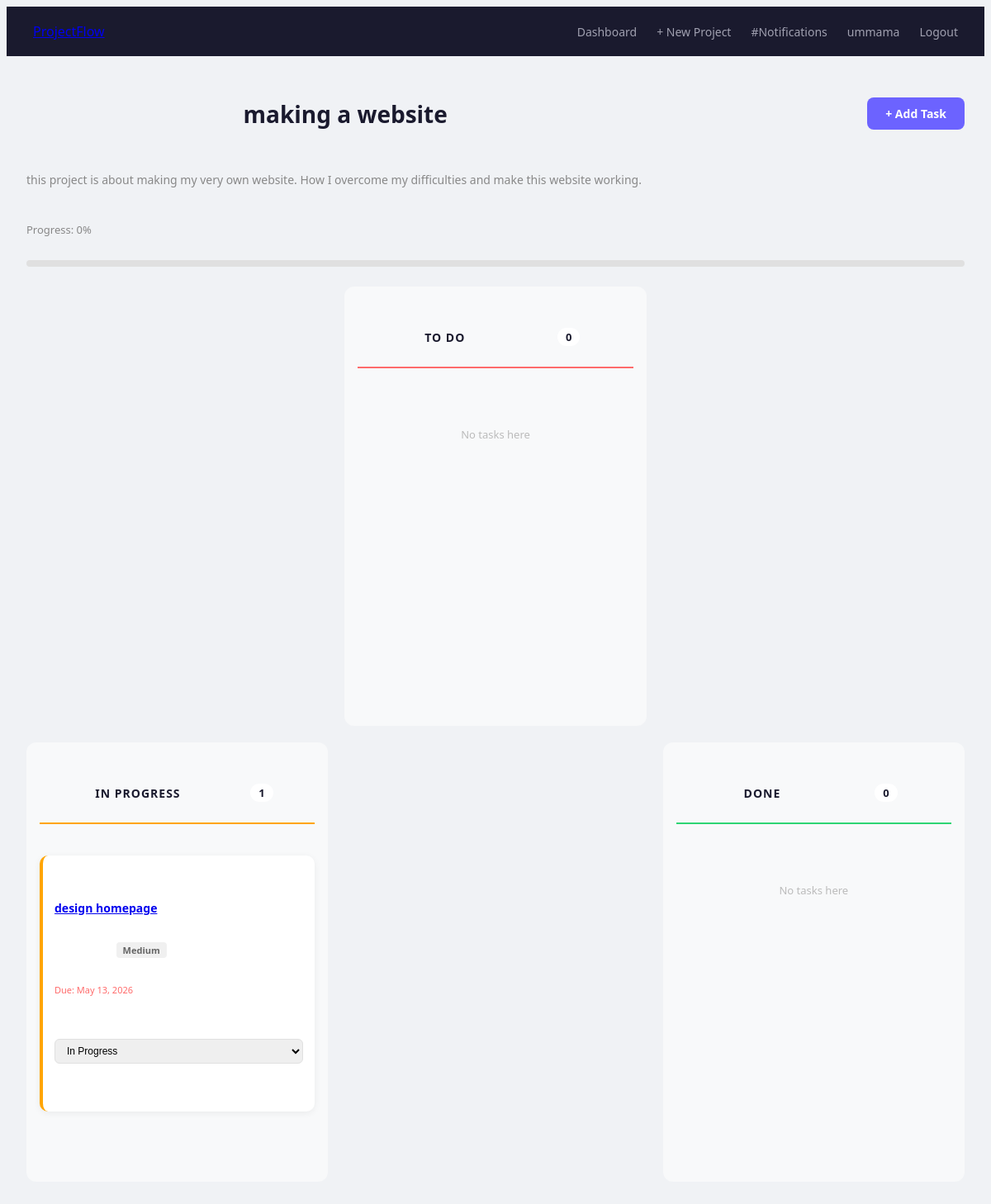
The app's page /project/2/ (signed in) with its own data.
### projects/models.py (models this page shows)
class Project(models.Model):
    title=models.CharField(max_length=200)
    description =models.TextField(blank=True)
    owner=models.ForeignKey(User,on_delete=models.CASCADE,related_name='owned_projects')
    members=models.ManyToManyField(User,related_name='memeber_projects',blank=True)
    created_at=models.DateTimeField(auto_now_add=True)

class Task(models.Model):
    STATUS_CHOICES=[('todo','To Do'),('inprogress','In Progress'),('done','Done'),]
    PRIORITY_CHOICES = [('low', 'Low'),('medium', 'Medium'),('high', 'High'),('urgent', 'Urgent'),]
    project = models.ForeignKey(Project, on_delete=models.CASCADE, related_name='tasks')
    title = models.CharField(max_length=200)
    description = models.TextField(blank=True)
    assigned_to = models.ForeignKey(User, on_delete=models.SET_NULL, null=True, blank=True, related_name='assigned_tasks')
    status = models.CharField(max_length=20, choices=STATUS_CHOICES, default='todo')
    priority = models.CharField(max_length=20, choices=PRIORITY_CHOICES, default='medium')
    due_date = models.DateField(null=True, blank=True)
    created_at = models.DateTimeField(auto_now_add=True)

### projects/views.py (the view)
# urls.py: path('project/<int:pk>/', views.project_detail, name='project_detail'),
@login_required
def project_detail(request, pk):
    project = get_object_or_404(Project, pk=pk)
    todo_tasks = project.tasks.filter(status='todo')
    inprogress_tasks = project.tasks.filter(status='inprogress')
    done_tasks = project.tasks.filter(status='done')
    members = project.members.all()
    total_tasks = project.tasks.count()
    done_count = done_tasks.count()
    progress = int((done_count / total_tasks) * 100) if total_tasks > 0 else 0
    context = {'project': project,'todo_tasks': todo_tasks,'inprogress_tasks': inprogress_tasks,'done_tasks': done_tasks,'members': members,'progress': progress,}
    return render(request, 'projects/project_detail.html', context)

### templates/projects/project_detail.html (shortened to what this page needs)
{% extends 'base.html' %}
{% block content %}
<div class="page-header">
    <h1>{{ project.title }}</h1>
    <a href="{% url 'create_task' project.pk %}" class="btn-primary">+ Add Task</a>
</div>
<p class="project-desc">{{ project.description }}</p>
<div class="progress-section">
    <span>Progress: {{ progress }}%</span>
    <div class="progress-bar">
    </div>
</div>
<div class="kanban-board">
    <div class="kanban-column">
        <div class="column-header todo">
            <h3>To Do</h3>
            <span class="task-count">{{ todo_tasks.count }}</span>
        </div>
        {% for task in todo_tasks %}
        <div class="task-card priority-{{ task.priority }}">
            <a href="{% url 'task_detail' task.pk %}"><h4>{{ task.title }}</h4></a>
            <div class="task-meta">
                <span class="priority-badge">{{ task.priority }}</span>
                {% if task.assigned_to %}
                <span class="assignee">{{ task.assigned_to.username }}</span>
                {% endif %}
            </div>
            {% if task.due_date %}
            <span class="due-date">Due: {{ task.due_date }}</span>
            {% endif %}
            <form method="post" action="{% url 'update_task_status' task.pk %}">
                {% csrf_token %}
                <select name="status" onchange="this.form.submit()">
                    <option value="todo" selected>To Do</option>
                    <option value="inprogress">In Progress</option>
                    <option value="done">Done</option>
                </select>
            </form>
        </div>
        {% empty %}
        <p class="empty-col">No tasks here</p>
        {% endfor %}
    </div>
    <div class="kanban-column">
        <div class="column-header inprogress">
            <h3>In Progress</h3>
            <span class="task-count">{{ inprogress_tasks.count }}</span>
        </div>
        {% for task in inprogress_tasks %}
        <div class="task-card priority-{{ task.priority }}">
            <a href="{% url 'task_detail' task.pk %}"><h4>{{ task.title }}</h4></a>
            <div class="task-meta">
                <span class="priority-badge">{{ task.priority }}</span>
            </div>
            {% if task.due_date %}
            <span class="due-date">Due: {{ task.due_date }}</span>
            {% endif %}
            <form method="post" action="{% url 'update_task_status' task.pk %}">
                <select name="status" onchange="this.form.submit()">
                    <option value="inprogress" selected>In Progress</option>
                </select>
            </form>
        </div>
        {% empty %}
        <p class="empty-col">No tasks here</p>
        {% endfor %}
    </div>
    <div class="kanban-column">
        <div class="column-header done">
            <h3>Done</h3>
            <span class="task-count">{{ done_tasks.count }}</span>
        </div>
        {% for task in done_tasks %}
        <div class="task-card priority-{{ task.priority }}">
            <a href="{% url 'task_detail' task.pk %}"><h4>{{ task.title }}</h4></a>
            <div class="task-meta">
                <span class="priority-badge">{{ task.priority }}</span>
                {% if task.assigned_to %}
                <span class="assignee">{{ task.assigned_to.username }}</span>
                {% endif %}
            </div>
            <form method="post" action="{% url 'update_task_status' task.pk %}">
                {% csrf_token %}
                <select name="status" onchange="this.form.submit()">
                    <option value="todo">To Do</option>
                    <option value="inprogress">In Progress</option>
                    <option value="done" selected>Done</option>
                </select>
            </form>
        </div>
        {% empty %}
        <p class="empty-col">No tasks here</p>
        {% endfor %}
    </div>
</div>
{% endblock %}

### templates/base.html (shortened to what this page needs)
{% load static %}
<!DOCTYPE html>
<html lang="en">
<head>
    {% load static %}
    <link rel="stylesheet" href="{% static 'css/style.css' %}">
</head>
<body>
    {% if user.is_authenticated %}
    <nav class="navbar">
        <div class="nav-brand">
            <a href="{% url 'dashboard' %}">ProjectFlow</a>
        </div>
        <div class="nav-links">
            <a href="{% url 'dashboard' %}">Dashboard</a>
            <a href="{% url 'create_project' %}">+ New Project</a>
            <a href="{% url 'notifications' %}">
                #Notifications
            </a>
            <a href="{% url 'profile' %}">{{ user.username }}</a>
            <a href="{% url 'logout' %}">Logout</a>
        </div>
    </nav>
    {% endif %}
    <div class="container">
        {% block content %}{% endblock %}
    </div>
</body>
</html>

### static/css/style.css (style rules this page uses)
body { font-family: 'Segoe UI', sans-serif; background: #f0f2f5; color: #1a1a2e; }
.navbar { background: #1a1a2e; padding: 0 32px; display: flex; justify-content: space-between; align-items: center; height: 60px; position: sticky; top: 0; z-index: 100; }
.nav-links { display: flex; align-items: center; gap: 24px; }
.nav-links a { color: #a0a0b0; text-decoration: none; font-size: 14px; font-weight: 500; transition: color 0.2s; }
.container { max-width: 1200px; margin: 0 auto; padding: 32px 24px; }
.page-header { display: flex; justify-content: space-between; align-items: center; margin-bottom: 32px; }
.page-header h1 { font-size: 28px; font-weight: 700; color: #1a1a2e; }
.btn-primary { background: #6c63ff; color: white; padding: 10px 22px; border-radius: 8px; border: none; font-size: 14px; font-weight: 600; cursor: pointer; text-decoration: none; transition: background 0.2s; display: inline-block; }
.progress-section { margin-bottom: 24px; }
.progress-section span { font-size: 13px; color: #888; display: block; margin-bottom: 6px; }
.progress-bar { background: #e0e0e0; border-radius: 10px; height: 8px; }
.kanban-board { display: grid; grid-template-columns: repeat(3, 1fr); gap: 20px; }
.kanban-column { background: #f8f9fa; border-radius: 12px; padding: 16px; min-height: 500px; }
.column-header { display: flex; justify-content: space-between; align-items: center; margin-bottom: 16px; padding-bottom: 12px; border-bottom: 2px solid; }
.column-header.todo { border-color: #ff6b6b; }
.column-header.inprogress { border-color: #ffa502; }
.column-header.done { border-color: #2ed573; }
.column-header h3 { font-size: 14px; font-weight: 700; text-transform: uppercase; letter-spacing: 1px; }
.task-count { background: white; border-radius: 20px; padding: 2px 10px; font-size: 13px; font-weight: 700; }
.task-card { background: white; border-radius: 10px; padding: 14px; margin-bottom: 12px; box-shadow: 0 2px 8px rgba(0,0,0,0.06); border-left: 4px solid #e0e0e0; }
.task-card.priority-medium { border-left-color: #ffa502; }
.task-card h4 { font-size: 14px; font-weight: 600; margin-bottom: 8px; }
.task-meta { display: flex; gap: 8px; align-items: center; margin-bottom: 8px; flex-wrap: wrap; }
.priority-badge { font-size: 11px; padding: 2px 8px; border-radius: 4px; font-weight: 600; background: #f0f0f0; color: #666; text-transform: capitalize; }
.due-date { font-size: 11px; color: #ff6b6b; display: block; margin-bottom: 8px; }
.task-card select { width: 100%; padding: 6px 10px; border: 1.5px solid #e0e0e0; border-radius: 6px; font-size: 12px; outline: none; cursor: pointer; }
.empty-col { color: #bbb; font-size: 13px; text-align: center; padding: 20px 0; }
.project-desc { color: #888; margin-bottom: 20px; font-size: 14px; }

### records on screen
Project: title "making a website", description "this project is about making my very own website. How I overcome my difficulties and make this website working."
Task: title "design homepage", priority "Medium", due_date "May 13, 2026"

### other values on screen
{{ user.username }} "ummama"
{{ progress }} "0"
{{ todo_tasks.count }} "0"
{{ inprogress_tasks.count }} "1"
{{ done_tasks.count }} "0"
